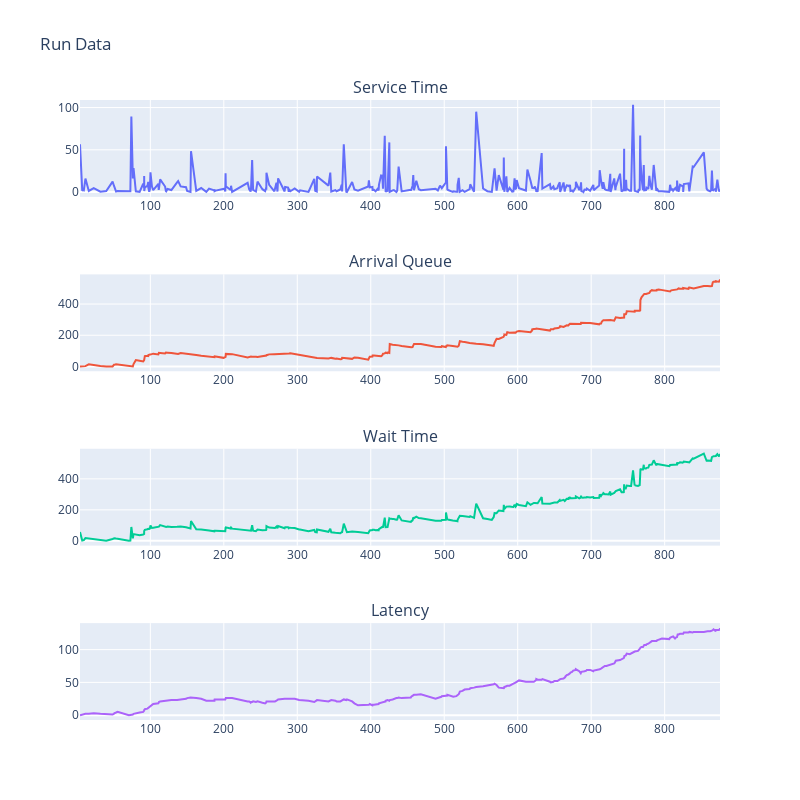
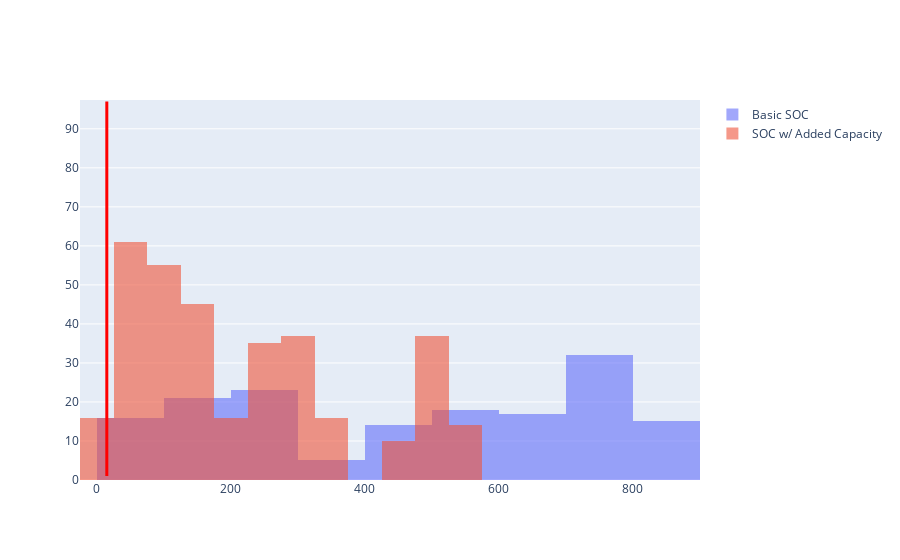

Notebook source saved alongside these figures, in order:
### Code cell
fig = build_run_fig(Q_add_cap)
fig.show()

fig, df =  build_multi_bar([Q_basic_soc, Q_add_cap], ["Basic SOC", "SOC w/ Added Capacity"], "latency", slo=15)
#plotly.offline.iplot(fig)
fig.show()

### Figure 1 — Plotly figure (JSON) as saved in the notebook; plotly's stock layout.template omitted (floating-point values rounded to 4 significant figures; data arrays with more than 128 entries replaced by an {"elided": "..."} marker saying what was removed)
{"data": [{"type": "scatter", "x": {"elided": "342 float values"}, "xaxis": "x", "y": {"elided": "342 float values"}, "yaxis": "y"}, {"type": "scatter", "x": {"elided": "342 float values"}, "xaxis": "x2", "y": {"elided": "342 float values"}, "yaxis": "y2"}, {"type": "scatter", "x": {"elided": "342 float values"}, "xaxis": "x3", "y": {"elided": "342 float values"}, "yaxis": "y3"}, {"type": "scatter", "x": {"elided": "342 float values"}, "xaxis": "x4", "y": {"elided": "342 int values"}, "yaxis": "y4"}], "layout": {"annotations": [{"font": {"size": 16}, "showarrow": false, "text": "Service Time", "x": 0.5, "xanchor": "center", "xref": "paper", "y": 1, "yanchor": "bottom", "yref": "paper"}, {"font": {"size": 16}, "showarrow": false, "text": "Arrival Queue", "x": 0.5, "xanchor": "center", "xref": "paper", "y": 0.7188, "yanchor": "bottom", "yref": "paper"}, {"font": {"size": 16}, "showarrow": false, "text": "Wait Time", "x": 0.5, "xanchor": "center", "xref": "paper", "y": 0.4375, "yanchor": "bottom", "yref": "paper"}, {"font": {"size": 16}, "showarrow": false, "text": "Latency", "x": 0.5, "xanchor": "center", "xref": "paper", "y": 0.1562, "yanchor": "bottom", "yref": "paper"}], "height": 800, "showlegend": false, "title": {"text": "Run Data"}, "width": 800, "xaxis": {"anchor": "y", "domain": [0, 1]}, "xaxis2": {"anchor": "y2", "domain": [0, 1]}, "xaxis3": {"anchor": "y3", "domain": [0, 1]}, "xaxis4": {"anchor": "y4", "domain": [0, 1]}, "yaxis": {"anchor": "x", "domain": [0.8438, 1]}, "yaxis2": {"anchor": "x2", "domain": [0.5625, 0.7188]}, "yaxis3": {"anchor": "x3", "domain": [0.2812, 0.4375]}, "yaxis4": {"anchor": "x4", "domain": [0, 0.1562]}}}

### Figure 2 — Plotly figure (JSON) as saved in the notebook; plotly's stock layout.template omitted (floating-point values rounded to 4 significant figures; data arrays with more than 128 entries replaced by an {"elided": "..."} marker saying what was removed)
{"data": [{"name": "Basic SOC", "opacity": 0.6, "type": "histogram", "x": {"elided": "161 float values"}}, {"name": "SOC w/ Added Capacity", "opacity": 0.6, "type": "histogram", "x": {"elided": "342 float values"}}], "layout": {"barmode": "overlay", "shapes": [{"line": {"color": "Red", "width": 3}, "type": "line", "x0": 15, "x1": 15, "y0": 1, "y1": 97}]}}
